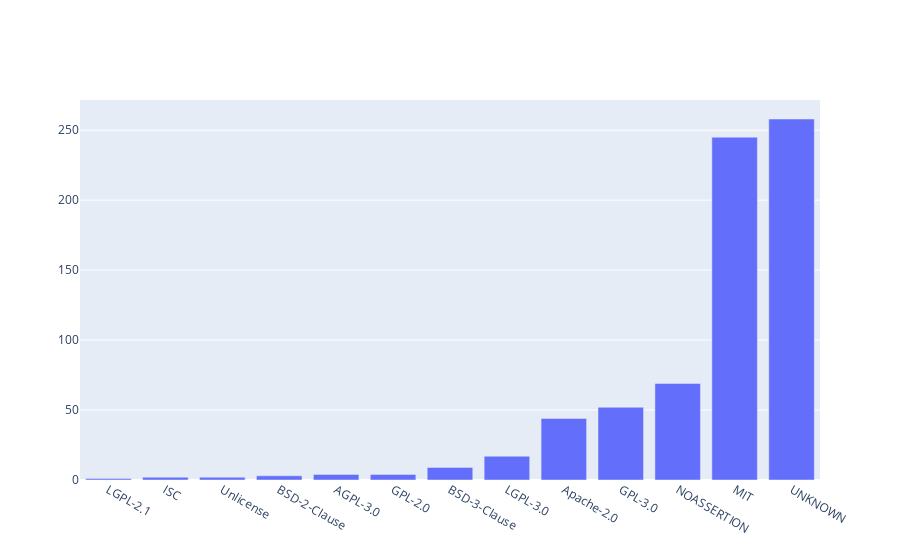

The cell this chart's notebook holds for it:
### Code cell
df['gh_license'] = df['gh_license'].fillna('UNKNOWN')
lang = df.groupby(by=['gh_license'], as_index=False).count().sort_values('name')
lang = lang[['gh_license', 'name']]
fig1 = go.Figure(data=[
    go.Bar(x=lang['gh_license'], y=lang['name']),
])
fig1.show()

### Figure 1 — Plotly figure (JSON) as saved in the notebook; plotly's stock layout.template omitted (floating-point values rounded to 4 significant figures)
{"data": [{"type": "bar", "x": ["LGPL-2.1", "ISC", "Unlicense", "BSD-2-Clause", "AGPL-3.0", "GPL-2.0", "BSD-3-Clause", "LGPL-3.0", "Apache-2.0", "GPL-3.0", "NOASSERTION", "MIT", "UNKNOWN"], "y": [1, 2, 2, 3, 4, 4, 9, 17, 44, 52, 69, 245, 258]}], "layout": {}}
